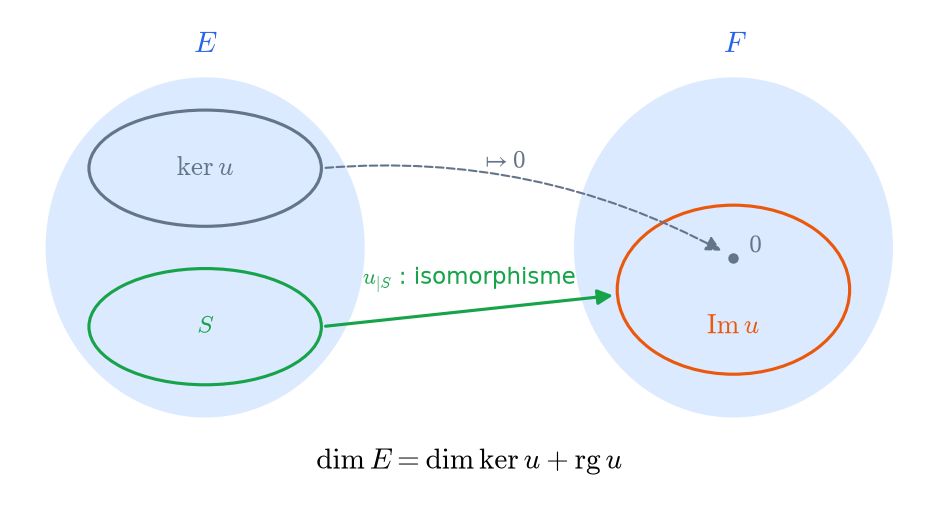

Write Python code to recreate this figure.
"""Théorème du rang : E = ker u ⊕ S, et u restreinte à S est un isomorphisme sur Im u."""
import matplotlib.pyplot as plt
from matplotlib.patches import Ellipse, FancyArrowPatch
from _style import BLUE, GREEN, GREY, LIGHT, ORANGE

fig, ax = plt.subplots(figsize=(6.5, 3.6))
ax.add_patch(Ellipse((0, 0), 3.0, 3.2, color=LIGHT))
ax.add_patch(Ellipse((0, 0.75), 2.2, 1.1, fill=False, color=GREY, lw=1.5))
ax.add_patch(Ellipse((0, -0.75), 2.2, 1.1, fill=False, color=GREEN, lw=1.5))
ax.text(0, 0.75, r"$\ker u$", ha="center", va="center", fontsize=13, color=GREY)
ax.text(0, -0.75, r"$S$", ha="center", va="center", fontsize=12, color=GREEN)
ax.text(0, 1.85, r"$E$", ha="center", fontsize=14, color=BLUE)
ax.add_patch(Ellipse((5, 0), 3.0, 3.2, color=LIGHT))
ax.add_patch(Ellipse((5, -0.4), 2.2, 1.6, fill=False, color=ORANGE, lw=1.5))
ax.text(5, -0.75, r"$\mathrm{Im}\,u$", ha="center", va="center", fontsize=13, color=ORANGE)
ax.text(5, 1.85, r"$F$", ha="center", fontsize=14, color=BLUE)
ax.add_patch(FancyArrowPatch((1.1, -0.75), (3.9, -0.45), arrowstyle="-|>", mutation_scale=15, color=GREEN, lw=1.5))
ax.text(2.5, -0.35, r"$u_{|S}$ : isomorphisme", ha="center", fontsize=11, color=GREEN)
ax.plot(5, -0.1, "o", color=GREY, ms=4)
ax.text(5.15, -0.05, r"$0$", color=GREY, fontsize=12)
ax.add_patch(FancyArrowPatch((1.1, 0.75), (4.92, -0.05), arrowstyle="-|>", mutation_scale=15, color=GREY, lw=1, linestyle="--",
                             connectionstyle="arc3,rad=-0.15"))
ax.text(2.6, 0.75, r"$\mapsto 0$", fontsize=12, color=GREY)
ax.text(2.5, -2.1, r"$\dim E=\dim\ker u+\mathrm{rg}\,u$", ha="center", fontsize=14, color="black")
ax.set_xlim(-1.8, 6.8)
ax.set_ylim(-2.4, 2.2)
ax.set_aspect("equal")
ax.axis("off")
